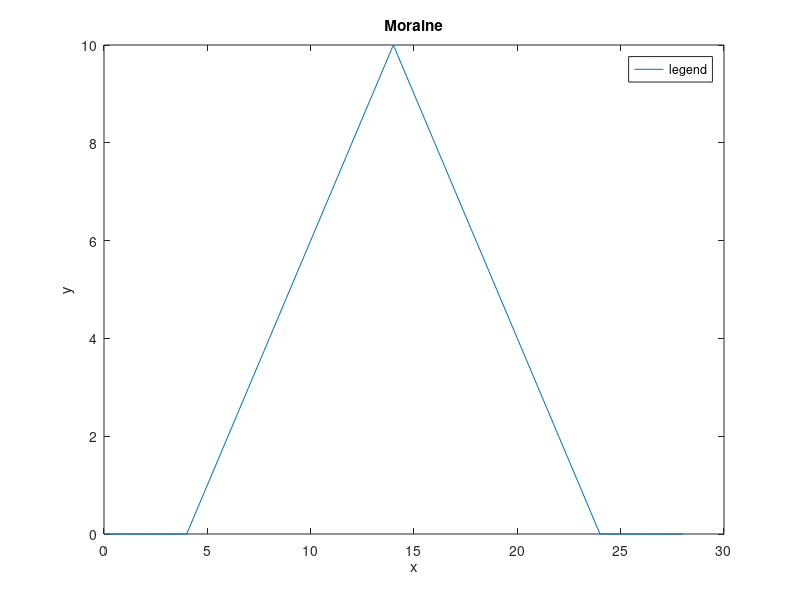

Reproduce this figure in MATLAB.
%%Table of Contents
........................................................................................................................................ 1 Problem 1:The finite difference approximation ......................................................................... 1 Part 2:The finite difference solution to the diffusion equation ...................................................... 1 Part 3:Implementing the numerical solution ............................................................................. 1 Part 4:Discussion ................................................................................................................ 4
        %Homework 3                                       Chris Pedersen
%%Problem 1:The finite difference approximation
        %Step 1: Taylor Series expansion
        
        %Step 2:The forward difference operator for first derivatives
        
        %What does the term O(h) represent in the equation above?
        %The term O(h) stands for terms of order h and higher
        %Write the first order time derivative using the forward difference operator
        
        %Step 3:The centered difference operator for second derivatives
        
        %Write the centered difference approximation
        
        %Step 4: Approximate the derivatives
        % Write the approximation for the first order time derivative.
%%Part 2:The finite difference solution to the diffu- sion equation
        %replace time
        %Step 1: Approximate the partial differential equation
        %Step 2: Solve for the value of the function at time t + k
        %Now solve this equation for z(x, t + k)
%%Part 3:Implementing the numerical solution
        %Step 1: Define parameters and constants
dt=1 ;
dx=1;
   k=2*exp(-3);
%Step 2: Make the initial model
z = [0 0 0 0 0 1 2 3 4 5 6 7 8 9 10 9 8 7 6 5 4 3 2 1 0 0 0 0 0]; 
%[m]
nNode = numel( z ); % [No] number of elements in the x-direction;
xArray = ( 0 : nNode - 1 ) .* dx; % [m] make the x-position vector;
plot(xArray,z);
xlabel('x');
ylabel('y');
legend('legend');
title('Moraine');
%Based on dx = 1, at which x location does the maximum elevation occur in our triangular topography
%model?
%At the location 14 is where the maximum location for x occurs.
%Plot the initial topography at time zero.
%Step 3: Loop through time to compute the topography at t + dt
%Make a for loop that runs from t0+dt:dt:tMax
tMax=100;
t0=dt;
0+dt:dt:tMax;
t0+dt:dt:tMax;
%Inside this second for loop, insert your finite difference equation
%Step 4: Plot your results
%Make sure everything in your plot is labeled
dt = 1;
dx = 1;
k=0.099574;
tMax=100;
t0 = 1;
